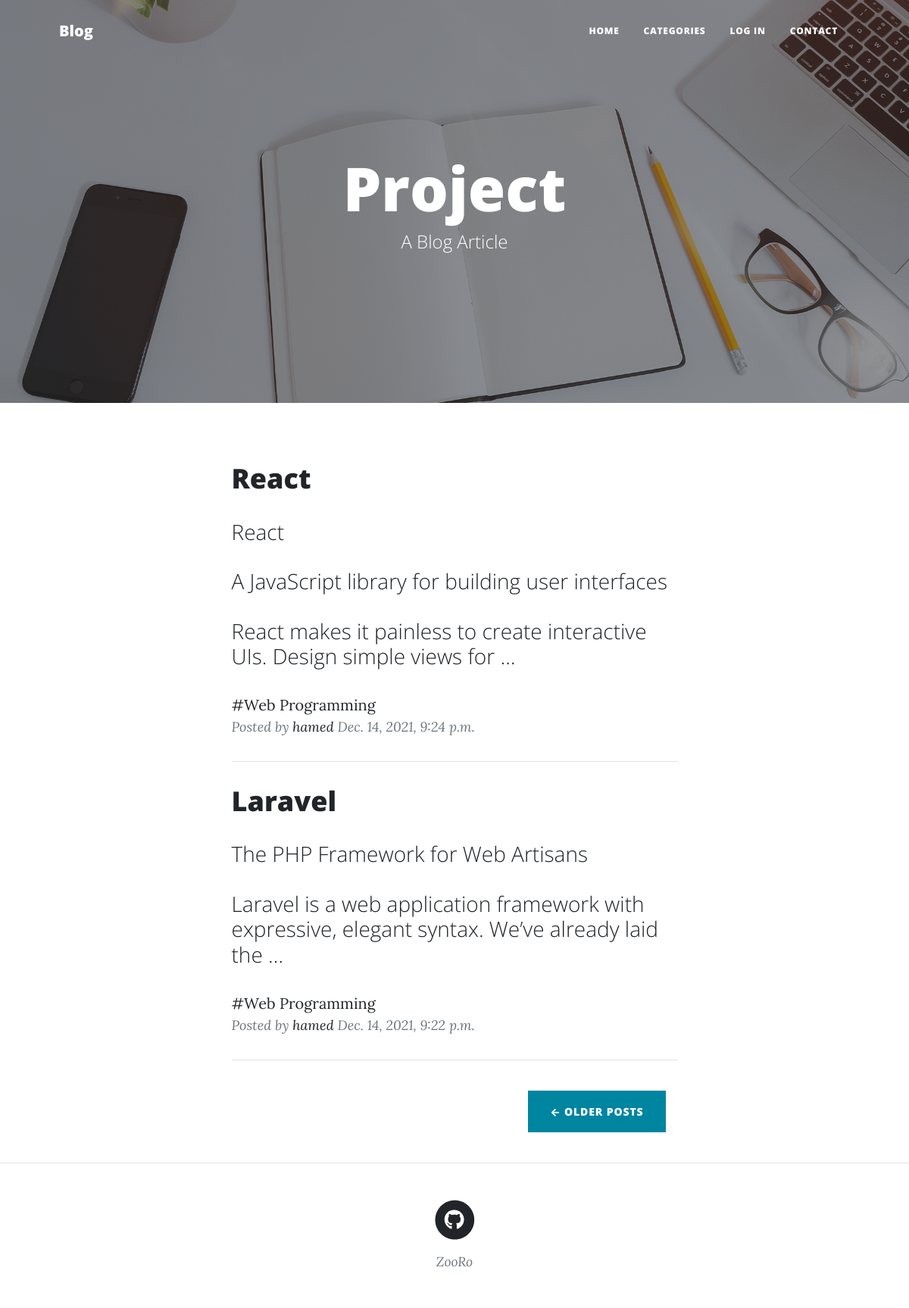
The page / on the database its author committed.
### blog/models.py (models this page shows, shortened)
class Article(models.Model):
    STATUS_CHOICE = (
        ('p', 'publish'),
        ('d', 'draft'),
    )
    author = models.ForeignKey(User, null=True, on_delete=models.SET_NULL, related_name='articles')
    title = models.CharField(max_length=50)
    slug = models.SlugField(max_length=60, unique=True)
    content = models.TextField()
    cover = models.ImageField(upload_to="articleCover")
    created_at = models.DateTimeField(auto_now_add=True)
    updated = models.DateTimeField(auto_now=True)
    publish = models.DateTimeField(default=timezone.now)
    category = models.ManyToManyField(Category, related_name='articles')
    status = models.CharField(max_length=1, choices=STATUS_CHOICE)

class Category(models.Model):
    title = models.CharField(max_length=50)
    slug = models.SlugField(max_length=60, unique=True)
    cover = models.ImageField(upload_to="media/categoryCover", blank=True, null=True)
    status = models.BooleanField(default=True)
    position = models.IntegerField()
    def __str__(self):
        return self.title

### blog/views.py (the view)
# urls.py: path('', HomeView.as_view(), name='home'),
class HomeView(generic.ListView):
    queryset = Article.objects.filter(status='p')
    template_name = 'blog/home.html'
    context_object_name = 'articles'
    ordering = ['-publish']
    paginate_by = 2

### blog/templatetags/base_tag.py (called while the page is built)
@register.simple_tag
def title(t="Project"):
    return t

### blog/templates/blog/home.html (shortened to what this page needs)
{% extends 'base.html' %}
{% load static %}
{% load base_tag %}
{% block main %}
        <header class="masthead" style="background-image: url({% static 'blog/assets/img/home-bg.jpg' %})">
            <div class="container position-relative px-4 px-lg-5">
                <div class="row gx-4 gx-lg-5 justify-content-center">
                    <div class="col-md-10 col-lg-8 col-xl-7">
                        <div class="site-heading">
                            <h1>{% title %}</h1>
                            <span class="subheading">A Blog Article</span>
                        </div>
                    </div>
                </div>
            </div>
        </header>
        <div class="container px-4 px-lg-5">
            <div class="row gx-4 gx-lg-5 justify-content-center">
                <div class="col-md-10 col-lg-8 col-xl-7">
                    {% for article in articles %}
                        <div class="post-preview">
                            <a href="{% url 'blog:post' article.slug %}">
                                <h2 class="post-title">{{article.title}}</h2>
                                <h3 class="post-subtitle">{{article.content | linebreaks | truncatewords:20}}</h3>
                            </a>
                            {% for cat in  article.category.all %}
                                <a href="#">#{{ cat }}</a>
                            {% endfor %}
                            <p class="post-meta">
                                Posted by
                                <a href="#!">{{article.author}}</a>
                                {{article.publish}}
                            </p>
                        </div>
                    <hr class="my-4" />
                    {% endfor %}
                    <div class="d-flex justify-content-end mb-4">
                        {% if page_obj.has_next %}
                            <a class="btn btn-primary text-uppercase m-3" href="?page={{ page_obj.next_page_number }}">← Older Posts</a>
                        {% endif %}
                    </div>
                </div>
            </div>
        </div>
{% endblock %}

### rows shown on the page
Article: title "React", content "React A JavaScript library for building user interfaces React makes it painless to create interactive UIs. Design simple views for …", author "hamed", publish "Dec. 14, 2021, 9:24 p.m."
Category: title "Web Programming"
Article: title "Laravel", content "The PHP Framework for Web Artisans Laravel is a web application framework with expressive, elegant syntax. We’ve already laid the …", author "hamed", publish "Dec. 14, 2021, 9:22 p.m."
